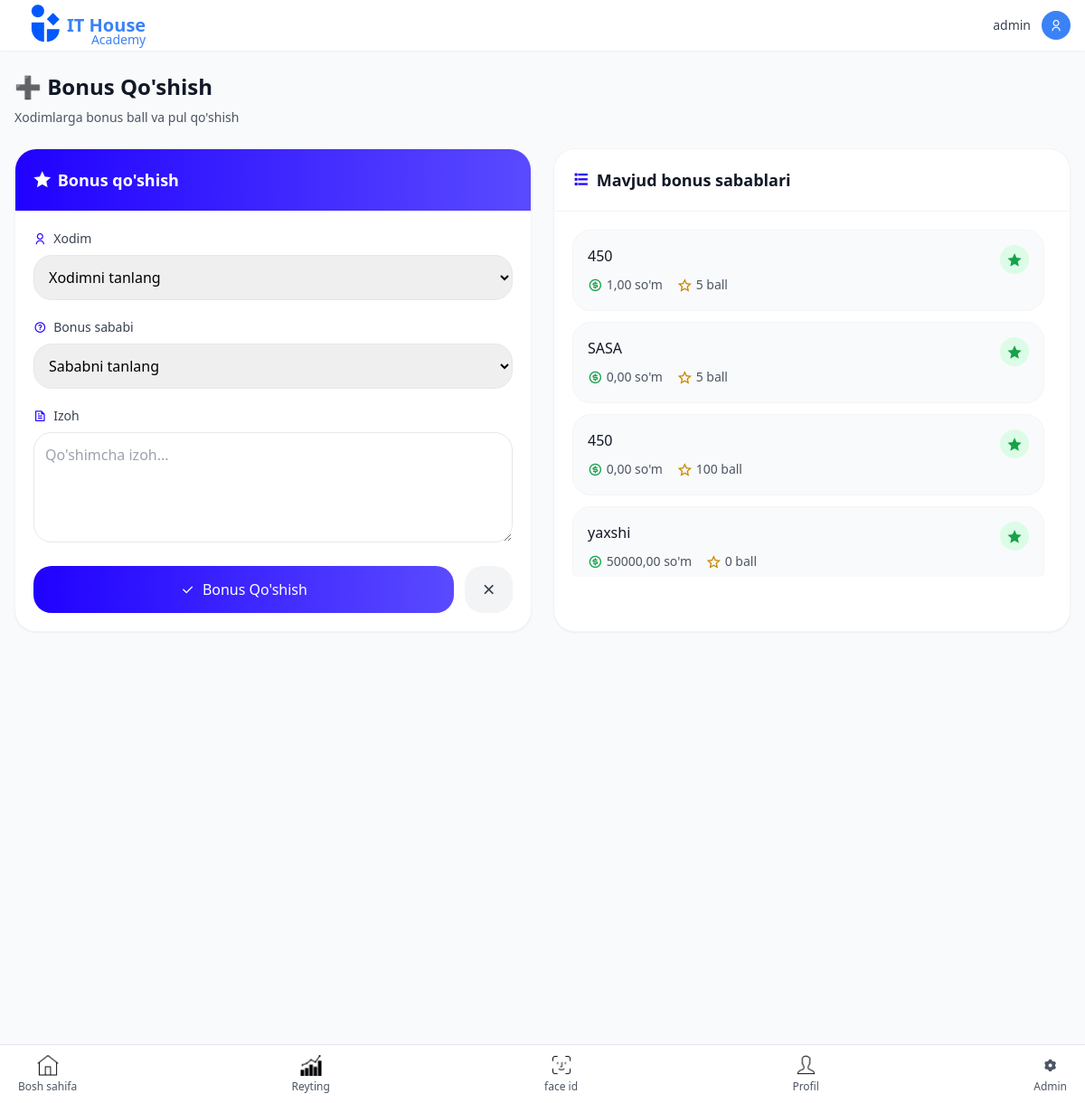
Page /bonus-qoshish/ (signed in) on the committed database.
### main/models.py (models this page shows, shortened)
class BonusSabab(models.Model):
    nom = models.CharField(max_length=200)
    pul_miqdori = models.DecimalField(max_digits=10, decimal_places=2, default=0)
    ball_miqdori = models.IntegerField(default=0)
    active = models.BooleanField(default=True)
    created_at = models.DateTimeField(auto_now_add=True)
    class Meta:
        verbose_name = "Bonus sababi"
        verbose_name_plural = "Bonus sabablari"

### main/views.py (the view)
# urls.py: path('bonus-qoshish/', views.bonus_qoshish, name='bonus_qoshish'),
@staff_member_required
def bonus_qoshish(request):
    if request.method == 'POST':
        form = BonusRecordForm(request.POST)
        if form.is_valid():
            record = form.save(commit=False)
            record.created_by = request.user
            record.save()
            messages.success(request, 'Bonus muvaffaqiyatli qo\'shildi!')
            return redirect('dashboard')
    else:
        form = BonusRecordForm()
    sabablar = BonusSabab.objects.filter(active=True)
    return render(request, 'main/bonus_form.html', {
        'form': form,
        'sabablar': sabablar,
        'title': 'Bonus Qo\'shish'
    })

### main/forms.py (shortened to what this page needs)
class BonusRecordForm(forms.ModelForm):
    class Meta:
        model = BonusRecord
        fields = ['xodim', 'sabab', 'izoh']
        widgets = {
            'izoh': forms.Textarea(attrs={'rows': 3}),
        }

### main/templates/main/bonus_form.html (shortened to what this page needs)
{% extends 'base.html' %}
{% block content %}
<div class="mb-6">
    <h2 class="text-2xl font-bold text-gray-900 mb-2">➕ Bonus Qo'shish</h2>
    <p class="text-sm text-gray-600">Xodimlarga bonus ball va pul qo'shish</p>
</div>
<div class="grid grid-cols-1 lg:grid-cols-2 gap-6">
    <div class="bg-white rounded-2xl shadow-sm border border-gray-100 overflow-hidden">
        <div class="p-5 border-b border-gray-100 bg-gradient-to-r from-[#2001FF] to-[#5A4AFF]">
            <h3 class="text-lg font-semibold text-white flex items-center gap-2">
                <i class="ri-star-fill"></i>
                Bonus qo'shish
            </h3>
        </div>
        <div class="p-5">
            <form method="POST" id="bonusForm">
                <div class="mb-5">
                    <label class="block text-sm font-medium text-gray-700 mb-2">
                        <i class="ri-user-line text-[#2001FF] mr-1"></i>
                        Xodim
                    </label>
                    <select name="xodim" class="w-full p-3 border border-gray-200 rounded-xl focus:ring-2 focus:ring-[#2001FF] focus:border-transparent" required>
                        <option value="" class="text-gray-400">Xodimni tanlang</option>
                    </select>
                </div>
                <div class="mb-5">
                    <label class="block text-sm font-medium text-gray-700 mb-2">
                        <i class="ri-question-line text-[#2001FF] mr-1"></i>
                        Bonus sababi
                    </label>
                    <select name="sabab" id="sababSelect" class="w-full p-3 border border-gray-200 rounded-xl focus:ring-2 focus:ring-[#2001FF] focus:border-transparent" required>
                        <option value="" class="text-gray-400">Sababni tanlang</option>
                    </select>
                </div>
                <div class="mb-5">
                    <label class="block text-sm font-medium text-gray-700 mb-2">
                        <i class="ri-file-text-line text-[#2001FF] mr-1"></i>
                        Izoh
                    </label>
                    <textarea name="izoh" rows="4" class="w-full p-3 border border-gray-200 rounded-xl focus:ring-2 focus:ring-[#2001FF] focus:border-transparent" placeholder="Qo'shimcha izoh..."></textarea>
                </div>
                <div class="flex gap-3">
                    <button type="submit" class="flex-1 px-4 py-3 bg-gradient-to-r from-[#2001FF] to-[#5A4AFF] text-white rounded-xl hover:shadow-lg transition-all font-medium flex items-center justify-center gap-2">
                        <i class="ri-check-line"></i>
                        Bonus Qo'shish
                    </button>
                    <a href="{% url 'dashboard' %}" class="px-4 py-3 bg-gray-100 text-gray-700 rounded-xl hover:bg-gray-200 transition-colors flex items-center justify-center">
                        <i class="ri-close-line text-xl"></i>
                    </a>
                </div>
            </form>
        </div>
    </div>
    <div class="bg-white rounded-2xl shadow-sm border border-gray-100 overflow-hidden">
        <div class="p-5 border-b border-gray-100">
            <h3 class="text-lg font-semibold text-gray-900 flex items-center gap-2">
                <i class="ri-list-check text-[#2001FF]"></i>
                Mavjud bonus sabablari
            </h3>
        </div>
        <div class="p-5">
            <div class="space-y-3 max-h-96 overflow-y-auto pr-2">
                {% for sabab in sabablar %}
                <div class="bg-gray-50 rounded-xl p-4 border border-gray-100 hover:border-green-200 transition-colors">
                    <div class="flex items-start justify-between">
                        <div class="flex-1">
                            <h4 class="font-medium text-gray-900 mb-2">{{ sabab.nom }}</h4>
                            <div class="flex items-center gap-4">
                                <div class="flex items-center gap-1">
                                    <i class="ri-money-dollar-circle-line text-green-600"></i>
                                    <span class="text-sm text-gray-600">{{ sabab.pul_miqdori }} so'm</span>
                                </div>
                                <div class="flex items-center gap-1">
                                    <i class="ri-star-line text-yellow-600"></i>
                                    <span class="text-sm text-gray-600">{{ sabab.ball_miqdori }} ball</span>
                                </div>
                            </div>
                        </div>
                        <div class="w-8 h-8 bg-green-100 rounded-full flex items-center justify-center">
                            <i class="ri-star-fill text-green-600"></i>
                        </div>
                    </div>
                </div>
                {% endfor %}
            </div>
        </div>
    </div>
</div>
{% endblock %}

### main/templates/base.html (shortened to what this page needs)
<!DOCTYPE html>
<html lang="uz">
    {% load static %}
<head>
    <link rel="stylesheet" href="https://cdnjs.cloudflare.com/ajax/libs/font-awesome/7.0.1/css/all.min.css">
    <script src="https://cdn.tailwindcss.com/3.4.16"></script>
    <link rel="stylesheet" href="https://cdnjs.cloudflare.com/ajax/libs/remixicon/4.6.0/remixicon.min.css">
</head>
<body class="bg-gray-50 font-sans">
    <nav class="fixed top-0 w-full bg-white shadow-sm z-50 px-4 py-3">
        <div class="flex items-center justify-between">
            <div class="flex items-center space-x-2 relative">
                <img class="w-[70px] h-[70px] absolute top-[-23px]" src="{% static 'img/logo.png' %}" alt="">
                <span class="relative left-[50px]">
                <h1 class="text-xl font-bold text-primary">IT House</h1>
                <span class="text-sm font-medium text-gray-600 absolute top-[20px] right-0 text-primary">Academy</span>
            </span>
            </div>
            <div class="flex items-center space-x-3">
                {% if user.is_authenticated %}
                <span class="text-sm font-medium text-gray-700">{{ user.get_full_name|default:user.username }}</span>
                <a href="{% url 'mening_profilim' %}" class="w-8 h-8 flex items-center justify-center bg-primary rounded-full cursor-pointer overflow-hidden">
                    {% if user.xodim.rasm and user.xodim.rasm.url %}
                        <img src="{{ user.xodim.rasm.url }}" alt="{{ user.xodim.ism }}" class="w-full h-full object-cover">
                    {% else %}
                        <i class="ri-user-line text-white text-sm"></i>
                    {% endif %}
                </a>
                {% else %}
                <a href="{% url 'login' %}" class="text-sm font-medium text-primary">Kirish</a>
                {% endif %}
            </div>
        </div>
    </nav>
    <main class="pt-20 pb-24 px-4">
        {% block content %}{% endblock %}
    </main>
    <nav class="fixed bottom-0 w-full bg-white border-t border-gray-200 z-50">
        <div class="flex justify-between h-16 pl-[20px] pr-[20px]">
            <a href="{% url 'dashboard' %}" class="flex flex-col items-center justify-center space-y-1 {% if request.resolver_match.url_name == 'dashboard' %} text-primary{% else %}text-gray-600 hover:text-primary{% endif %}">
                <div class="w-6 h-6 flex items-center justify-center">
                 <img src="{% static 'img/home.gif' %}" alt="">
                </div>
                <span class="text-xs font-medium">Bosh sahifa</span>
            </a>
            <a href="{% url 'reytinglar' %}" class="flex flex-col items-center justify-center space-y-1 {% if request.resolver_match.url_name == 'reytinglar' %} text-primary{% else %}text-gray-600 hover:text-primary{% endif %}">
                <div class="w-6 h-6 flex items-center justify-center">
              <img src="{% static 'img/reyting.gif' %}" alt="">
                </div>
                <span class="text-xs">Reyting</span>
            </a>
            <a href="https://ithousefaceid.pythonanywhere.com/" class="flex flex-col items-center justify-center space-y-1 {% if request.resolver_match.url_name == 'sabablar_boshqaruvi' %}bg-primary text-white{% else %}text-gray-600 hover:text-primary{% endif %}">
                <div class="w-6 h-6 flex items-center justify-center">
                    <img src="{% static 'img/faceid.gif' %}" alt="">
                </div>
                <span class="text-xs">face id </span>
            </a>
            <a href="{% url 'mening_profilim' %}" class="flex flex-col items-center justify-center space-y-1 {% if request.resolver_match.url_name == 'mening_profilim' %} text-primary{% else %}text-gray-600 hover:text-primary{% endif %}">
                <div class="w-6 h-6 flex items-center justify-center">
                    <img src="{% static 'img/user.gif' %}" alt="">
                </div>
                <span class="text-xs">Profil</span>
            </a>
            {% if user.is_superuser %}
            <a href="{% url 'admin_dashboard' %}" class="flex flex-col items-center justify-center space-y-1 text-gray-600 hover:text-primary">
                <div class="w-6 h-6 flex items-center justify-center">
                    <i class="ri-settings-3-fill"></i>
                </div>
                <span class="text-xs">Admin</span>
            </a>
            {% endif %}
        </div>
    </nav>
</body>
</html>

### main/templates/base.html (style rules this page uses)
:where([class^="ri-"])::before { content: "\f3c2"; }

### rows in the picture
BonusSabab: nom "450", pul_miqdori "1,00", ball_miqdori "5"
BonusSabab: nom "SASA", pul_miqdori "0,00", ball_miqdori "5"
BonusSabab: nom "450", pul_miqdori "0,00", ball_miqdori "100"
BonusSabab: nom "yaxshi", pul_miqdori "50000,00", ball_miqdori "0"

### other values in the picture
{{ user.get_full_name|default:user.username }} "admin"
